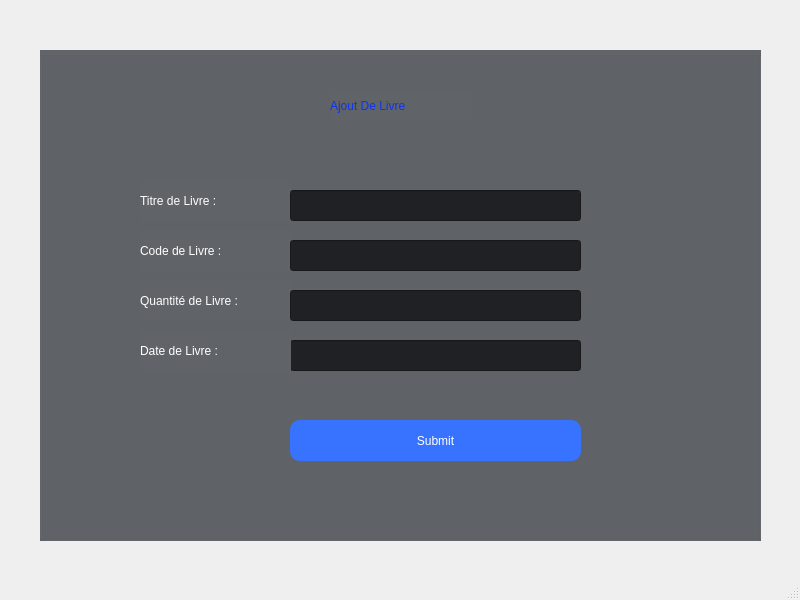
<?xml version="1.0" encoding="UTF-8"?>
<ui version="4.0">
 <class>AddLivre</class>
 <widget class="QMainWindow" name="AddLivre">
  <property name="geometry">
   <rect>
    <x>0</x>
    <y>0</y>
    <width>800</width>
    <height>600</height>
   </rect>
  </property>
  <property name="windowTitle">
   <string>MainWindow</string>
  </property>
  <widget class="QWidget" name="centralwidget">
   <widget class="QGroupBox" name="groupBox">
    <property name="geometry">
     <rect>
      <x>40</x>
      <y>50</y>
      <width>721</width>
      <height>491</height>
     </rect>
    </property>
    <property name="layoutDirection">
     <enum>Qt::LeftToRight</enum>
    </property>
    <property name="styleSheet">
     <string notr="true">background-color:#606368;

</string>
    </property>
    <property name="title">
     <string/>
    </property>
    <widget class="QLabel" name="label1">
     <property name="geometry">
      <rect>
       <x>100</x>
       <y>130</y>
       <width>151</width>
       <height>41</height>
      </rect>
     </property>
     <property name="styleSheet">
      <string notr="true">color: rgb(255, 255, 255);
font: 75 12pt &quot;Arial&quot;;
</string>
     </property>
     <property name="text">
      <string>Titre de Livre : </string>
     </property>
    </widget>
    <widget class="QLabel" name="label2">
     <property name="geometry">
      <rect>
       <x>100</x>
       <y>180</y>
       <width>151</width>
       <height>41</height>
      </rect>
     </property>
     <property name="styleSheet">
      <string notr="true">color: rgb(255, 255, 255);
font: 75 12pt &quot;Arial&quot;;
</string>
     </property>
     <property name="text">
      <string>Code de Livre : </string>
     </property>
    </widget>
    <widget class="QLabel" name="label3">
     <property name="geometry">
      <rect>
       <x>100</x>
       <y>230</y>
       <width>151</width>
       <height>41</height>
      </rect>
     </property>
     <property name="styleSheet">
      <string notr="true">color: rgb(255, 255, 255);
font: 75 12pt &quot;Arial&quot;;
</string>
     </property>
     <property name="text">
      <string>Quantité de Livre : </string>
     </property>
    </widget>
    <widget class="QPushButton" name="pushButton">
     <property name="geometry">
      <rect>
       <x>250</x>
       <y>370</y>
       <width>291</width>
       <height>41</height>
      </rect>
     </property>
     <property name="styleSheet">
      <string notr="true">QPushButton{
background-color:#3773FE;
color:white;
font: 75 12pt &quot;Arial&quot;;
border-radius:10px;
}

QPushButton:hover:!pressed
{
  border: 1px solid black;
}</string>
     </property>
     <property name="text">
      <string>Submit</string>
     </property>
    </widget>
    <widget class="QLineEdit" name="lineEdit1">
     <property name="geometry">
      <rect>
       <x>250</x>
       <y>140</y>
       <width>291</width>
       <height>31</height>
      </rect>
     </property>
     <property name="styleSheet">
      <string notr="true">background-color:#202124;
color: rgb(255, 255, 255);
font: 75 12pt &quot;Arial&quot;;</string>
     </property>
     <property name="clearButtonEnabled">
      <bool>true</bool>
     </property>
    </widget>
    <widget class="QLineEdit" name="lineEdit3">
     <property name="enabled">
      <bool>true</bool>
     </property>
     <property name="geometry">
      <rect>
       <x>250</x>
       <y>240</y>
       <width>291</width>
       <height>31</height>
      </rect>
     </property>
     <property name="styleSheet">
      <string notr="true">background-color:#202124;
color: rgb(255, 255, 255);
font: 75 12pt &quot;Arial&quot;;</string>
     </property>
     <property name="clearButtonEnabled">
      <bool>true</bool>
     </property>
    </widget>
    <widget class="QLineEdit" name="lineEdit4">
     <property name="geometry">
      <rect>
       <x>250</x>
       <y>290</y>
       <width>291</width>
       <height>31</height>
      </rect>
     </property>
     <property name="styleSheet">
      <string notr="true">background-color:#202124;
color: rgb(255, 255, 255);
font: 75 12pt &quot;Arial&quot;;</string>
     </property>
     <property name="text">
      <string/>
     </property>
     <property name="dragEnabled">
      <bool>false</bool>
     </property>
     <property name="readOnly">
      <bool>false</bool>
     </property>
     <property name="clearButtonEnabled">
      <bool>true</bool>
     </property>
    </widget>
    <widget class="QLabel" name="label">
     <property name="geometry">
      <rect>
       <x>290</x>
       <y>40</y>
       <width>141</width>
       <height>31</height>
      </rect>
     </property>
     <property name="layoutDirection">
      <enum>Qt::LeftToRight</enum>
     </property>
     <property name="styleSheet">
      <string notr="true">color:#0C34F0;
font: 75 16pt bold &quot;Arial Nova&quot;;</string>
     </property>
     <property name="text">
      <string>Ajout De Livre</string>
     </property>
    </widget>
    <widget class="QLabel" name="label4">
     <property name="geometry">
      <rect>
       <x>100</x>
       <y>280</y>
       <width>151</width>
       <height>41</height>
      </rect>
     </property>
     <property name="styleSheet">
      <string notr="true">color: rgb(255, 255, 255);
font: 75 12pt &quot;Arial&quot;;
</string>
     </property>
     <property name="text">
      <string>Date de Livre : </string>
     </property>
    </widget>
    <widget class="QLineEdit" name="lineEdit2">
     <property name="geometry">
      <rect>
       <x>250</x>
       <y>190</y>
       <width>291</width>
       <height>31</height>
      </rect>
     </property>
     <property name="styleSheet">
      <string notr="true">background-color:#202124;
color: rgb(255, 255, 255);
font: 75 12pt &quot;Arial&quot;;</string>
     </property>
     <property name="clearButtonEnabled">
      <bool>true</bool>
     </property>
    </widget>
   </widget>
  </widget>
  <widget class="QMenuBar" name="menubar">
   <property name="geometry">
    <rect>
     <x>0</x>
     <y>0</y>
     <width>800</width>
     <height>20</height>
    </rect>
   </property>
  </widget>
  <widget class="QStatusBar" name="statusbar"/>
 </widget>
 <resources/>
 <connections/>
</ui>
